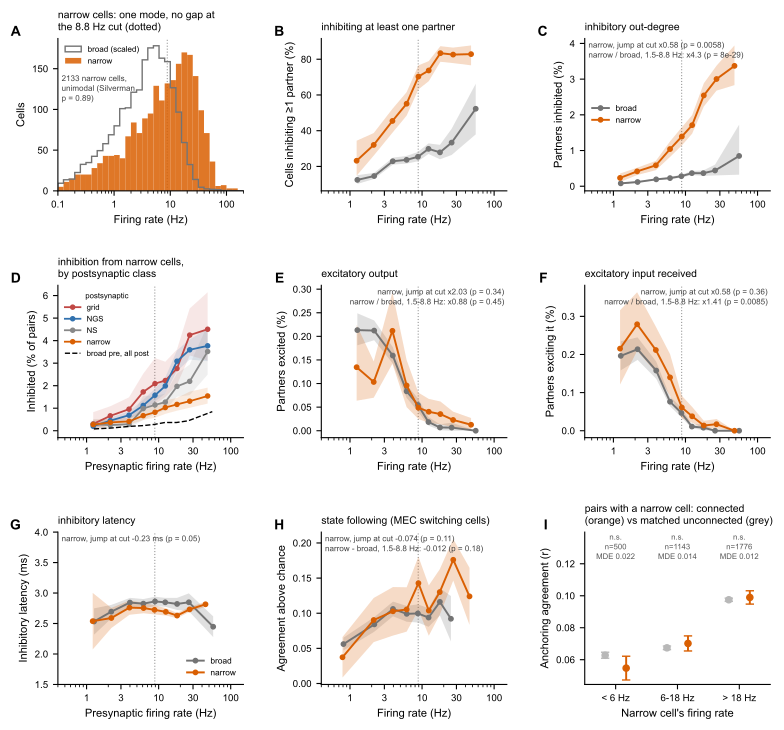

Recreate this plot in Python.
"""Figure S19 -- the narrow-spiking cells as a continuum of firing rate.

Usage:  python3 fig5_supp_narrow_continuum.py

Figure 5 calls a cell an interneuron if its waveform is narrow AND its rate is
in the top quartile (>= 10.3 Hz). The rate cut is a convention: log rate is not
bimodal, and the narrow cells below it inhibit their partners far more often
than broad-spiking cells do. So rather than add a 'slow interneuron' class,
this figure drops the rate cut and asks how each connectivity measure, and
state following, varies with firing rate across ALL narrow cells, against
broad-spiking cells at the same rate. Broad cells are the baseline that
absorbs detection power, which rises with spike count for any cell.

    A   the narrow cells' rates: one mode, no gap at the cut
    B   fraction of cells inhibiting at least one tested partner, by rate
    C   inhibitory out-degree: % of tested partners inhibited
    D   inhibition from narrow cells onto each postsynaptic class, by rate
    E   excitatory output, by rate -- principal cells should show here
    F   excitatory input received, by the cell's own rate
    G   latency of inhibitory connections, by presynaptic rate
    H   state following (agreement above chance with the MEC PC1), by rate
    I   connected vs matched unconnected pairs that include a narrow cell,
        by that cell's rate tercile -- Figure 5I along the continuum

STEP TESTS. 'Continuum' is tested, not assumed. A two-class account predicts a
jump at the 10.3 Hz cut, so each per-cell measure is tested for one by local
regression discontinuity: narrow cells within RD_BW log10 units of the cut
(6.5-16 Hz), a separate straight line in log rate on each side, and the jump
between them at the cut. A step fitted over the whole rate range is NOT used:
it depends on how the trend is modelled -- with a straight line in log rate
the steps in B and H came out upward, with a 4-df spline downward (both tried
2026-11-01) -- because the step absorbs whatever curvature the trend misses.
The trend is reported separately as the slope of a straight-line fit. Counts are Poisson with the log
number of tested partners as offset, standard errors clustered on session;
following is a mixed model with mouse as random effect and session nested.

UNIMODALITY (A) is Silverman's critical-bandwidth test, not a mixture BIC: the
narrow log-rate distribution is left-skewed (a tail of slow cells), and a
two-component mixture wins on BIC for skew alone.

Partner classes: narrow cells are 'narrow' whatever their open-field class;
broad cells keep it (grid, non-grid spatial, non-spatial).

Caches data/monosyn/pairs_by_cell.csv (every tested pair's label correlation,
probe distance and whether connected, with cell ids).
"""
import glob
import os
import sys
import warnings

import numpy as np
import pandas as pd

warnings.filterwarnings('ignore')
import matplotlib

matplotlib.use('Agg')
import matplotlib.pyplot as plt
import statsmodels.api as sm
import statsmodels.formula.api as smf
from scipy.stats import gaussian_kde, mannwhitneyu

ROOT = '/Users/harryclark/Documents/spatial-manifolds'
sys.path.insert(0, f'{ROOT}/src')
from spatial_manifolds.anchoring import load_session_labels            # noqa: E402

plt.rcParams['font.family'] = 'Arial'
FIG = f'{ROOT}/scripts/figures/AnchorDynamics2026'
MS = f'{ROOT}/data/monosyn'
PS = f'{ROOT}/data/population_state'
NAR_C, BRD_C = '#d95f02', '0.45'
EXC_C, INH_C = '#1b998b', '#6d2e9e'
ICOL = {'grid': '#c04744', 'non-grid spatial': '#3171ae', 'non-spatial': '#888888',
        'narrow': NAR_C}
POST = ['grid', 'non-grid spatial', 'non-spatial', 'narrow']
EDGES = np.array([.3, 1.5, 3, 5, 7.5, 10.3, 15, 22, 35, 200])
MIN_BIN = 15
DIST_TOL, N_CTRL = 40.0, 20
IDENTITY_EFFECT = 0.11
SMOOTH = 'cr(lr, df=4)'          # rate held, for the narrow-vs-broad comparison in H
RD_BW = .2                        # log10 units either side of the cut


def _lp(ax, s, dx=-.2, dy=1.0):
    ax.text(dx, dy, s, transform=ax.transAxes, fontsize=10, weight='bold',
            va='bottom', ha='right')


def _style(ax):
    ax.tick_params(labelsize=7)
    ax.spines[['top', 'right']].set_visible(False)


def _ratex(ax, label='Firing rate (Hz)'):
    ax.set_xscale('log')
    ax.set_xticks([1, 3, 10, 30, 100]); ax.set_xticklabels(['1', '3', '10', '30', '100'])
    ax.set_xlim(.4, 150)
    ax.axvline(CUT, color='0.6', lw=.8, ls=':', zorder=0)
    ax.set_xlabel(label, fontsize=8)


# ── cells ────────────────────────────────────────────────────────────────────
U = pd.read_csv(f'{PS}/unit_table.csv')
CUT = float(U.rate_threshold_hz.dropna().iloc[0])
U['nar'] = U.narrow.astype(bool)
U['cls5'] = np.where(U.nar, 'narrow', U.identity)
C = pd.concat([pd.read_csv(f) for f in sorted(glob.glob(f'{MS}/connections2_w*.csv'))],
              ignore_index=True)
K = pd.concat([pd.read_csv(f) for f in sorted(glob.glob(f'{MS}/cells2_w*.csv'))],
              ignore_index=True)
K = K.merge(U[['mouse', 'day', 'cluster_id', 'nar', 'cls5', 'firing_rate']],
            on=['mouse', 'day', 'cluster_id'], how='inner')
K = K[K.firing_rate > 0].copy()
K['sess'] = K.mouse.astype(str) + '_' + K.day.astype(str)
K['lr'] = np.log10(K.firing_rate)
K['above'] = (K.firing_rate >= CUT).astype(int)
# tested partners of each class in the cell's session (every other tested cell)
cnt = K.groupby(['sess', 'cls5']).size().unstack(fill_value=0)
for c in POST:
    K[f'np_{c}'] = [cnt.loc[s, c] - (k == c) if c in cnt else 0 for s, k in zip(K.sess, K.cls5)]
K['n_part'] = K[[f'np_{c}' for c in POST]].sum(1)
K = K[K.n_part > 0]
key = list(zip(K.mouse, K.day, K.cluster_id))
CLS = dict(zip(key, K.cls5))
C = C[[(m, d, p) in CLS and (m, d, q) in CLS for m, d, p, q in zip(C.mouse, C.day, C.pre, C.post)]]
C['cpost'] = [CLS[(m, d, q)] for m, d, q in zip(C.mouse, C.day, C.post)]
for kind in ('inh', 'exc'):
    o = C[C.kind == kind].groupby(['mouse', 'day', 'pre']).size()
    i = C[C.kind == kind].groupby(['mouse', 'day', 'post']).size()
    K[f'{kind}_out'] = [o.get(k, 0) for k in key]
    K[f'{kind}_in'] = [i.get(k, 0) for k in key]
    for c in POST:
        oc = C[(C.kind == kind) & (C.cpost == c)].groupby(['mouse', 'day', 'pre']).size()
        K[f'{kind}_to_{c}'] = [oc.get(k, 0) for k in key]
K['bin'] = np.digitize(K.firing_rate, EDGES) - 1
N, B = K[K.nar], K[~K.nar]
print(f'{len(K)} tested cells ({len(N)} narrow, {len(B)} broad), {K.sess.nunique()} sessions; '
      f'{(C.kind == "inh").sum()} inhibitory, {(C.kind == "exc").sum()} excitatory connections')


def binned(D, f):
    """f(group) -> (value, lo, hi) per rate bin with at least MIN_BIN cells."""
    out = []
    for b, g in D.groupby('bin'):
        if len(g) >= MIN_BIN and 0 <= b < len(EDGES) - 1:
            out.append((10 ** g.lr.mean(), *f(g), len(g)))
    return np.array(out)


def frac_ci(g, col):
    k, n = (g[col] > 0).sum(), len(g)
    p = k / n; z = 1.96
    c = (p + z * z / (2 * n)) / (1 + z * z / n)
    h = z * np.sqrt(p * (1 - p) / n + z * z / (4 * n * n)) / (1 + z * z / n)
    return 100 * p, 100 * (c - h), 100 * (c + h)


def pct_ratio(num, den):
    """Pooled % of pairs, with a cell bootstrap interval."""
    def f(g):
        rng = np.random.default_rng(0)
        x, y = g[num].values, g[den].values
        bs = [x[i].sum() / max(y[i].sum(), 1) for i in
              (rng.integers(0, len(x), len(x)) for _ in range(500))]
        return 100 * x.sum() / max(y.sum(), 1), *(100 * np.percentile(bs, [2.5, 97.5]))
    return f


def step_test(D, y, offset='n_part'):
    """Poisson, offset log partners: the straight-line slope on log rate, and
    the step at the cut over a smooth function of log rate."""
    d = D.assign(off=np.log(D[offset]))
    cl = dict(cov_type='cluster', cov_kwds={'groups': d.sess.astype('category').cat.codes})
    m1 = smf.glm(f'Q("{y}") ~ lr', d, family=sm.families.Poisson(), offset=d.off).fit(**cl)
    w = near(d)
    m2 = smf.glm(f'Q("{y}") ~ dl * above', w, family=sm.families.Poisson(), offset=w.off).fit(
        cov_type='cluster', cov_kwds={'groups': w.sess.astype('category').cat.codes})
    return (m1.params['lr'], m1.pvalues['lr'], np.exp(m2.params['above']), m2.pvalues['above'],
            np.exp(m2.conf_int().loc['above']).values, len(w))


def near(D):
    """The cells within RD_BW of the cut, with log rate centred on it."""
    lc = np.log10(CUT)
    return D[(D.lr - lc).abs() < RD_BW].assign(dl=lambda d: d.lr - lc)


def silverman(x, n_boot=500, seed=0):
    """Silverman's test of unimodality: the smallest KDE bandwidth giving one
    mode, and how often smoothed bootstrap samples need a larger one."""
    grid = np.linspace(x.min() - .5, x.max() + .5, 800)
    sd = x.std(ddof=1)

    def modes(h, v):
        y = gaussian_kde(v, bw_method=h / v.std(ddof=1))(grid)
        return int(((y[1:-1] > y[:-2]) & (y[1:-1] > y[2:])).sum())
    lo, hi = 1e-3, 1.
    for _ in range(40):
        mid = (lo + hi) / 2
        lo, hi = (mid, hi) if modes(mid, x) > 1 else (lo, mid)
    rng = np.random.default_rng(seed)
    k = 0
    for _ in range(n_boot):
        v = rng.choice(x, len(x))
        v = v.mean() + (v - v.mean() + hi * rng.standard_normal(len(x))) / np.sqrt(1 + hi ** 2 / sd ** 2)
        k += modes(hi, v) > 1
    return hi, (k + 1) / (n_boot + 1)


def matched_ratio(y, offset='n_part', lo=1.5, hi=CUT):
    """Narrow over broad at matched rate below the cut: Poisson with log rate."""
    d = K[(K.firing_rate >= lo) & (K.firing_rate < hi)]
    d = d.assign(off=np.log(d[offset]), narrow=d.nar.astype(int))
    m = smf.glm(f'{y} ~ lr + narrow', d, family=sm.families.Poisson(),
                offset=d.off).fit(cov_type='cluster', cov_kwds={'groups': d.sess.astype('category').cat.codes})
    return np.exp(m.params['narrow']), np.exp(m.conf_int().loc['narrow']).values, m.pvalues['narrow']


def two_lines(ax, f, ylab, title, letter, stats=None, right=False):
    for D, col, nm in ((B, BRD_C, 'broad'), (N, NAR_C, 'narrow')):
        a = binned(D, f)
        ax.fill_between(a[:, 0], a[:, 2], a[:, 3], color=col, alpha=.22, lw=0, edgecolor='none')
        ax.plot(a[:, 0], a[:, 1], '-o', color=col, ms=3.2, lw=1.4, label=nm)
    _ratex(ax); ax.set_ylabel(ylab, fontsize=8)
    ax.set_title(title, fontsize=7.5, loc='left')
    _lp(ax, letter); _style(ax)
    if stats:
        ax.text(.98 if right else .02, .98, stats, transform=ax.transAxes, fontsize=5.8, va='top',
                ha='right' if right else 'left', color='0.25', linespacing=1.35)


fig = plt.figure(figsize=(9.2, 8.4))
G = fig.add_gridspec(3, 3, hspace=.62, wspace=.42)

# A: one mode
ax = fig.add_subplot(G[0, 0])
lrn = np.log10(U[U.nar & (U.firing_rate > 0)].firing_rate.values)
lrb = np.log10(U[~U.nar & (U.firing_rate > 0)].firing_rate.dropna().values)
bins = np.linspace(-1, 2.3, 34)
ax.hist(10 ** lrb, bins=10 ** bins, density=False, weights=np.full(len(lrb), len(lrn) / len(lrb)),
        histtype='step', color=BRD_C, lw=1.1, label='broad (scaled)')
ax.hist(10 ** lrn, bins=10 ** bins, color=NAR_C, alpha=.85, lw=0, label='narrow')
h_crit, p_uni = silverman(lrn)
_ratex(ax, 'Firing rate (Hz)'); ax.set_xlim(.1, 200)
ax.set_xticks([.1, 1, 10, 100]); ax.set_xticklabels(['0.1', '1', '10', '100'])
ax.set_ylabel('Cells', fontsize=8)
ax.set_title(f'narrow cells: one mode, no gap at\nthe {CUT:.1f} Hz cut (dotted)', fontsize=7.5, loc='left')
ax.legend(fontsize=5.8, frameon=False, loc='upper left')
ax.text(.02, .76, f'{len(lrn)} narrow cells,\nunimodal (Silverman\np = {p_uni:.2f})', transform=ax.transAxes,
        fontsize=5.8, va='top', color='0.25', linespacing=1.35)
_lp(ax, 'A'); _style(ax)
print(f'A narrow log rate: Silverman critical bandwidth {h_crit:.3f}, p = {p_uni:.2f} against '
      f'one mode ({len(lrn)} cells, {(lrn < np.log10(CUT)).mean():.0%} below the cut)')

# B: any inhibitory target
sN = step_test(N, 'inh_out')
rB = matched_ratio('inh_out')
two_lines(fig.add_subplot(G[0, 1]), lambda g: frac_ci(g, 'inh_out'),
          'Cells inhibiting ≥1 partner (%)',
          'inhibiting at least one partner', 'B')
# C: out-degree
ax = fig.add_subplot(G[0, 2])
two_lines(ax, pct_ratio('inh_out', 'n_part'), 'Partners inhibited (%)',
          'inhibitory out-degree', 'C',
          f'narrow, jump at cut x{sN[2]:.2f} (p = {sN[3]:.2g})\n'
          f'narrow / broad, 1.5-{CUT:.1f} Hz: x{rB[0]:.1f} (p = {rB[2]:.1g})')
ax.legend(fontsize=6, frameon=False, loc='center left')
print(f'B/C inh out, narrow: slope {sN[0]:+.2f} per log10 Hz (p {sN[1]:.2g}), step x{sN[2]:.2f} '
      f'(95% CI {sN[4].round(2)}, {sN[5]} cells; p {sN[3]:.2g}); narrow/broad below cut x{rB[0]:.2f} {rB[1].round(2)} p {rB[2]:.2g}')

# D: inhibition from narrow cells onto each postsynaptic class
ax = fig.add_subplot(G[1, 0])
for c in POST:
    a = binned(N, pct_ratio(f'inh_to_{c}', f'np_{c}'))
    ax.plot(a[:, 0], a[:, 1], '-o', color=ICOL[c], ms=3, lw=1.3,
            label={'non-grid spatial': 'NGS', 'non-spatial': 'NS'}.get(c, c))
    ax.fill_between(a[:, 0], a[:, 2], a[:, 3], color=ICOL[c], alpha=.13, lw=0, edgecolor='none')
a = binned(B, pct_ratio('inh_out', 'n_part'))
ax.plot(a[:, 0], a[:, 1], '--', color='k', lw=1, label='broad pre, all post')
_ratex(ax, 'Presynaptic firing rate (Hz)'); ax.set_ylabel('Inhibited (% of pairs)', fontsize=8)
ax.set_title('inhibition from narrow cells,\nby postsynaptic class', fontsize=7.5, loc='left')
ax.legend(fontsize=5.6, frameon=False, loc='upper left', title='postsynaptic', title_fontsize=5.6)
_lp(ax, 'D'); _style(ax)
for c in POST:
    s = step_test(N.assign(npc=N[f'np_{c}']).query('npc > 0'), f'inh_to_{c}', 'npc')
    print(f'D narrow -> {c}: slope {s[0]:+.2f} (p {s[1]:.2g}), step x{s[2]:.2f} (p {s[3]:.2g})')

# E: excitatory output
sE = step_test(N, 'exc_out')
rE = matched_ratio('exc_out')
two_lines(fig.add_subplot(G[1, 1]), pct_ratio('exc_out', 'n_part'), 'Partners excited (%)',
          'excitatory output', 'E',
          f'narrow, jump at cut x{sE[2]:.2f} (p = {sE[3]:.2g})\n'
          f'narrow / broad, 1.5-{CUT:.1f} Hz: x{rE[0]:.2f} (p = {rE[2]:.2g})', right=True)
print(f'E exc out, narrow: slope {sE[0]:+.2f} (p {sE[1]:.2g}), step x{sE[2]:.2f} {sE[4].round(2)} (p {sE[3]:.2g}); '
      f'narrow/broad below cut x{rE[0]:.2f} {rE[1].round(2)} p {rE[2]:.2g}')

# F: excitatory input received
sF = step_test(N, 'exc_in')
rF = matched_ratio('exc_in')
two_lines(fig.add_subplot(G[1, 2]), pct_ratio('exc_in', 'n_part'), 'Partners exciting it (%)',
          'excitatory input received', 'F',
          f'narrow, jump at cut x{sF[2]:.2f} (p = {sF[3]:.2g})\n'
          f'narrow / broad, 1.5-{CUT:.1f} Hz: x{rF[0]:.2f} (p = {rF[2]:.2g})', right=True)
print(f'F exc in, narrow: slope {sF[0]:+.2f} (p {sF[1]:.2g}), step x{sF[2]:.2f} {sF[4].round(2)} (p {sF[3]:.2g}); '
      f'narrow/broad below cut x{rF[0]:.2f} {rF[1].round(2)} p {rF[2]:.2g}')

# G: inhibitory latency by presynaptic rate
ax = fig.add_subplot(G[2, 0])
BINW = 100 / 101
L = C[C.kind == 'inh'].copy()
RT = dict(zip(key, K.firing_rate)); NR = dict(zip(key, K.nar))
L['rate'] = [RT[(m, d, p)] for m, d, p in zip(L.mouse, L.day, L.pre)]
L['nar'] = [NR[(m, d, p)] for m, d, p in zip(L.mouse, L.day, L.pre)]
L['lat'] = (L.lag_ms / BINW).round()
L['lr'] = np.log10(L.rate); L['bin'] = np.digitize(L.rate, EDGES) - 1
for D, col, nm in ((L[~L.nar], BRD_C, 'broad'), (L[L.nar], NAR_C, 'narrow')):
    a = binned(D, lambda g: (g.lat.mean(), g.lat.mean() - 1.96 * g.lat.sem(),
                             g.lat.mean() + 1.96 * g.lat.sem()))
    ax.fill_between(a[:, 0], a[:, 2], a[:, 3], color=col, alpha=.22, lw=0, edgecolor='none')
    ax.plot(a[:, 0], a[:, 1], '-o', color=col, ms=3.2, lw=1.4, label=nm)
Ln = L[L.nar].assign(sess=lambda d: d.mouse.astype(str) + '_' + d.day.astype(str),
                     above=lambda d: (d.rate >= CUT).astype(int))
_cl = dict(cov_type='cluster', cov_kwds={'groups': Ln.sess.astype('category').cat.codes})
mL1 = smf.ols('lat ~ lr', Ln).fit(**_cl)
_w = near(Ln)
mL = smf.ols('lat ~ dl * above', _w).fit(
    cov_type='cluster', cov_kwds={'groups': _w.sess.astype('category').cat.codes})
_ratex(ax, 'Presynaptic firing rate (Hz)'); ax.set_ylabel('Inhibitory latency (ms)', fontsize=8)
ax.set_ylim(1.5, 4)
ax.set_title('inhibitory latency', fontsize=7.5, loc='left')
ax.text(.02, .98, f'narrow, jump at cut {mL.params["above"]:+.2f} ms (p = {mL.pvalues["above"]:.2g})',
        transform=ax.transAxes, fontsize=5.8, va='top', color='0.25')
ax.legend(fontsize=6, frameon=False, loc='lower right')
_lp(ax, 'G'); _style(ax)
print(f'G latency, narrow: slope {mL1.params["lr"]:+.2f} ms per log10 Hz (p {mL1.pvalues["lr"]:.2g}), '
      f'step {mL.params["above"]:+.2f} ms {mL.conf_int().loc["above"].values.round(2)} (p {mL.pvalues["above"]:.2g})')

# H: state following
R = pd.read_csv(f'{PS}/pc1_by_region.csv')
R = R[R.is_mec].dropna(subset=['excess']).merge(
    U[['mouse', 'day', 'cluster_id', 'nar', 'firing_rate', 'identity']],
    on=['mouse', 'day', 'cluster_id'])
R = R[R.firing_rate > 0].copy()
R['lr'] = np.log10(R.firing_rate); R['bin'] = np.digitize(R.firing_rate, EDGES) - 1
R['above'] = (R.firing_rate >= CUT).astype(int)
R['sess'] = R.mouse.astype(str) + '_' + R.day.astype(str)
ax = fig.add_subplot(G[2, 1])
for D, col, nm in ((R[~R.nar], BRD_C, 'broad'), (R[R.nar], NAR_C, 'narrow')):
    a = binned(D, lambda g: (g.excess.mean(), g.excess.mean() - 1.96 * g.excess.sem(),
                             g.excess.mean() + 1.96 * g.excess.sem()))
    ax.fill_between(a[:, 0], a[:, 2], a[:, 3], color=col, alpha=.22, lw=0, edgecolor='none')
    ax.plot(a[:, 0], a[:, 1], '-o', color=col, ms=3.2, lw=1.4, label=nm)
Rn = R[R.nar]
mH1 = smf.mixedlm('excess ~ lr', Rn, groups=Rn['mouse'],
                  vc_formula={'sess': '0 + sess'}).fit(reml=True)
_w = near(Rn)
mH = smf.mixedlm('excess ~ dl * above', _w, groups=_w['mouse'],
                 vc_formula={'sess': '0 + sess'}).fit(reml=True)
# does rate account for the narrow cells' stronger following? all MEC cells
Ra = R.assign(narrow=R.nar.astype(int))
mH3 = smf.mixedlm(f'excess ~ {SMOOTH} + narrow', Ra, groups=Ra['mouse'],
                  vc_formula={'sess': '0 + sess'}).fit(reml=True)
mH0 = smf.mixedlm('excess ~ narrow', Ra, groups=Ra['mouse'],
                  vc_formula={'sess': '0 + sess'}).fit(reml=True)
Rm = R[(R.firing_rate >= 1.5) & (R.firing_rate < CUT)].assign(narrow=lambda d: d.nar.astype(int))
mH2 = smf.mixedlm('excess ~ lr + narrow', Rm, groups=Rm['mouse'],
                  vc_formula={'sess': '0 + sess'}).fit(reml=True)
_ratex(ax); ax.set_ylabel('Agreement above chance', fontsize=8)
ax.set_title('state following (MEC switching cells)', fontsize=7.5, loc='left')
ax.text(.02, .98, f'narrow, jump at cut {mH.params["above"]:+.3f} (p = {mH.pvalues["above"]:.2g})\n'
        f'narrow - broad, 1.5-{CUT:.1f} Hz: {mH2.params["narrow"]:+.3f} (p = {mH2.pvalues["narrow"]:.2g})',
        transform=ax.transAxes, fontsize=5.8, va='top', color='0.25', linespacing=1.35)
_lp(ax, 'H'); _style(ax)
print(f'H narrow vs broad, all rates: {mH0.params["narrow"]:+.3f} (p {mH0.pvalues["narrow"]:.2g}); '
      f'with rate held {mH3.params["narrow"]:+.3f} (p {mH3.pvalues["narrow"]:.2g}); {len(Ra)} cells')
print(f'H following, narrow ({len(Rn)} cells): slope {mH1.params["lr"]:+.3f} per log10 Hz '
      f'(p {mH1.pvalues["lr"]:.2g}), step {mH.params["above"]:+.3f} {mH.conf_int().loc["above"].values.round(3)} (p {mH.pvalues["above"]:.2g}, {len(near(Rn))} cells); '
      f'narrow - broad below cut {mH2.params["narrow"]:+.3f} (p {mH2.pvalues["narrow"]:.2g}, '
      f'{int(Rm.nar.sum())} narrow vs {int((~Rm.nar).sum())} broad)')

# I: connected vs matched unconnected pairs containing a narrow cell
PAIRS = f'{MS}/pairs_by_cell.csv'
if os.path.exists(PAIRS):
    P = pd.read_csv(PAIRS)
else:
    rows = []
    for (mo, dy), cells in K.groupby(['mouse', 'day']):
        z = load_session_labels(int(mo), int(dy))
        if z is None:
            continue
        Lb, ids = z['labels'], z['cluster_id'].astype(int)
        lab = {int(c): Lb[i] for i, c in enumerate(ids) if np.nanstd(Lb[i]) > 0}
        pos = {int(r.cluster_id): (r.px, r.py) for _, r in cells.iterrows()}
        use = [c for c in cells.cluster_id.astype(int) if c in lab]
        if len(use) < 8:
            continue
        cc = C[(C.mouse == mo) & (C.day == dy)]
        conn = {frozenset((int(a), int(b))) for a, b in zip(cc.pre, cc.post)}
        for i in range(len(use)):
            for j in range(i + 1, len(use)):
                a, b = use[i], use[j]
                x, y = lab[a], lab[b]
                m = np.isfinite(x) & np.isfinite(y)
                if m.sum() < 20 or np.std(x[m]) == 0 or np.std(y[m]) == 0:
                    continue
                pa, pb = pos[a], pos[b]
                rows.append((mo, dy, a, b, frozenset((a, b)) in conn,
                             float(np.corrcoef(x[m], y[m])[0, 1]),
                             float(np.hypot(pa[0] - pb[0], pa[1] - pb[1]))))
    P = pd.DataFrame(rows, columns=['mouse', 'day', 'a', 'b', 'conn', 'r', 'd']).dropna()
    P.to_csv(PAIRS, index=False)
P['ca'] = [CLS.get((m, d, c)) for m, d, c in zip(P.mouse, P.day, P.a)]
P['cb'] = [CLS.get((m, d, c)) for m, d, c in zip(P.mouse, P.day, P.b)]
P = P.dropna(subset=['ca', 'cb'])
P = P[(P.ca == 'narrow') | (P.cb == 'narrow')].copy()
ra = np.array([RT.get((m, d, c), np.nan) for m, d, c in zip(P.mouse, P.day, P.a)])
rb = np.array([RT.get((m, d, c), np.nan) for m, d, c in zip(P.mouse, P.day, P.b)])
# the narrow cell's rate; for narrow+narrow pairs the geometric mean of both
P['nrate'] = np.where((P.ca == 'narrow') & (P.cb == 'narrow'), np.sqrt(ra * rb),
                      np.where(P.ca == 'narrow', ra, rb))
P['partner'] = np.where(P.ca == 'narrow', P.cb, P.ca)
terc = np.nanpercentile(N.firing_rate, [100 / 3, 200 / 3])
P['t'] = np.digitize(P.nrate, terc)
ax = fig.add_subplot(G[2, 2])
TL = [f'< {terc[0]:.0f} Hz', f'{terc[0]:.0f}-{terc[1]:.0f} Hz', f'> {terc[1]:.0f} Hz']
for t in range(3):
    q = P[P.t == t]
    a, pool = q[q.conn], q[~q.conn]
    ctl = []
    for _, r in a.iterrows():
        cand = pool[(pool.mouse == r.mouse) & (pool.day == r.day) & (pool.partner == r.partner)
                    & ((pool.d - r.d).abs() <= DIST_TOL)]
        if len(cand):
            ctl.append(cand.sample(min(N_CTRL, len(cand)), random_state=0).r.values)
    ctl = np.concatenate(ctl) if ctl else np.array([])
    p_ = mannwhitneyu(a.r, ctl).pvalue
    sd = np.sqrt((a.r.var(ddof=1) * (len(a) - 1) + ctl.var(ddof=1) * (len(ctl) - 1))
                 / (len(a) + len(ctl) - 2))
    mde = 2.80 * sd * np.sqrt(1 / len(a) + 1 / len(ctl))
    for off, v, c in ((-.17, ctl, '0.72'), (.17, a.r.values, NAR_C)):
        ax.errorbar(t + off, v.mean(), yerr=v.std(ddof=1) / np.sqrt(len(v)), color=c, marker='o',
                    ms=4.5, lw=1.4, capsize=3)
    ax.annotate(f'{"n.s." if p_ > .05 else f"p = {p_:.2g}"}\nn={len(a)}\nMDE {mde:.3f}', (t, .99),
                xycoords=('data', 'axes fraction'), ha='center', va='top', fontsize=5.6,
                color='0.35', linespacing=1.35)
    print(f'I narrow-rate tercile {TL[t]}: connected {len(a)} r={a.r.mean():+.4f}, '
          f'control r={ctl.mean():+.4f}, p={p_:.2g}, MDE={mde:.3f}')
ax.set_xticks(range(3)); ax.set_xticklabels(TL, fontsize=6.5)
ax.set_xlim(-.5, 2.5); ax.set_ylim(top=ax.get_ylim()[1] * 1.32)
ax.set_xlabel("Narrow cell's firing rate", fontsize=8)
ax.set_ylabel('Anchoring agreement (r)', fontsize=8)
ax.set_title('pairs with a narrow cell: connected\n(orange) vs matched unconnected (grey)',
             fontsize=7.5, loc='left')
_lp(ax, 'I'); _style(ax)

out = f'{FIG}/fig5_supp_narrow_continuum.pdf'
plt.savefig(out, dpi=200, bbox_inches='tight')
print(f'\nsaved {out}')
